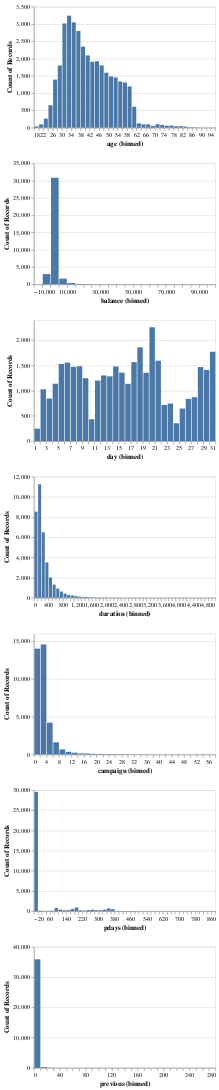

Notebook cell for this chart:
### Code cell
alt.data_transformers.enable("vegafusion")

numerical_col = train_df.select_dtypes(include=['int64', 'float64']).columns.to_list()

# Create histograms for each numerical column
numeric_cols_hists = alt.Chart(train_df).mark_bar().encode(
    alt.X(alt.repeat("repeat"), type="quantitative", bin=alt.Bin(maxbins=50)),
    y="count()",
).properties(
    width=300,
    height=200
).repeat(
    repeat=numerical_col,
    columns=1  # Adjust the number of columns based on your preference
)

numeric_cols_hists
